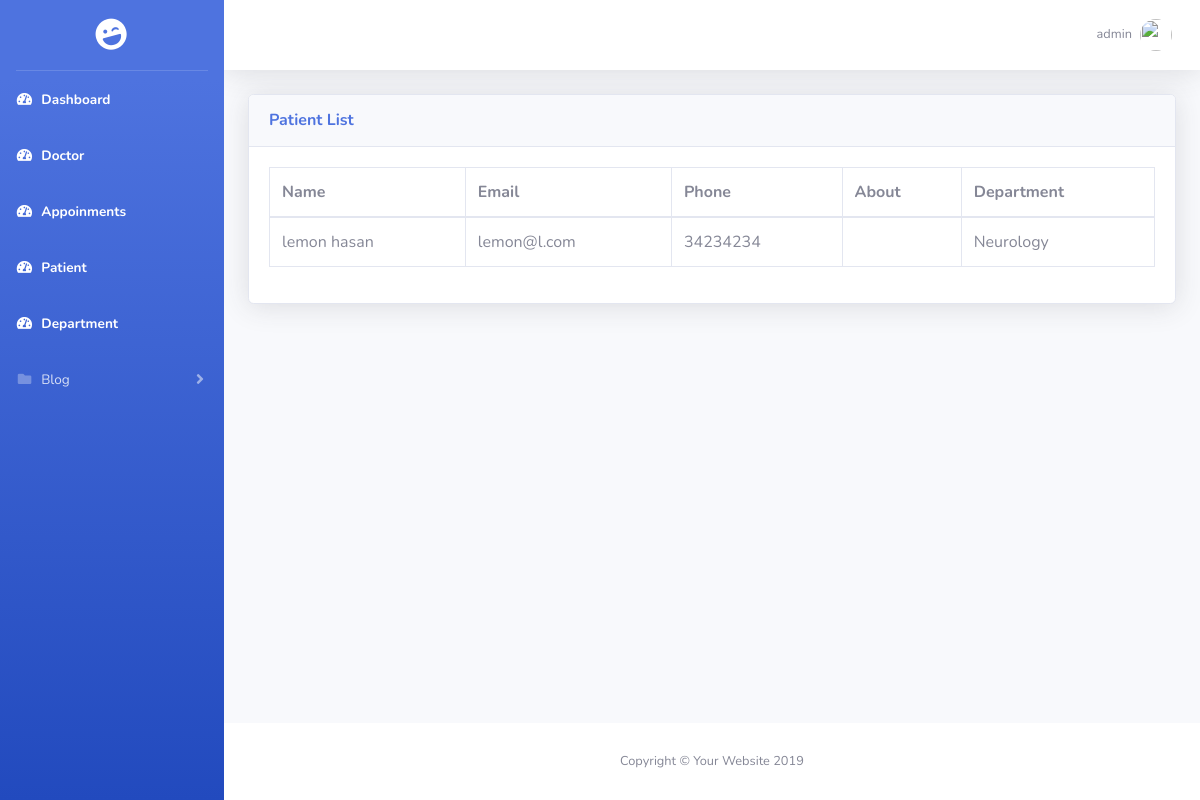
Screenshot of /dashboard/patient.php (signed in) with the database file from the repository.
### tables this page shows
CREATE TABLE `users` (
  `id` int(10) NOT NULL,
  `fname` varchar(50) NOT NULL,
  `lname` varchar(50) NOT NULL,
  `phone` int(100) NOT NULL,
  `email` varchar(100) NOT NULL,
  `typeu` varchar(50) NOT NULL,
  `about` text,
  `status` int(10) NOT NULL DEFAULT '0',
  `depart` int(11) DEFAULT NULL,
  `upp` varchar(255) DEFAULT NULL,
  `pass` varchar(50) NOT NULL
);

CREATE TABLE `depart` (
  `id` int(11) NOT NULL,
  `name` varchar(50) NOT NULL
);

### dashboard/patient.php (the view)
<?php include "part/header.php"; ?>
<div class="container-fluid">
  <div class="card shadow mb-4">
            <div class="card-header py-3">
              <h6 class="m-0 font-weight-bold text-primary">Patient List</h6>
            </div>
            <div class="card-body">
              <div class="table-responsive">
                <table class="table table-bordered" id="dataTable" width="100%" cellspacing="0">
                  <thead>
                    <tr>
                      <th>Name</th>
                      <th>Email</th>
                      <th>Phone</th>
                      <th>About</th>
                      <th>Department</th>
                    </tr>
                  </thead>
                  <tbody>
     <?php
     $query = "SELECT * FROM users WHERE typeu='Patient'";
     $qres = mysqli_query($conn, $query);
     if($qres){
         while($res = $qres->fetch_assoc()){ ?>
                    <tr>
                      <td><?php echo $res['fname'] ." ". $res['lname'] ?></td>
                      <td><?php echo $res['email'] ?></td>
                      <td><?php echo $res['phone'] ?></td>
                      <td><?php echo $res['about'] ?></td>
                      <td>
                      <?php
                       $did = $res['depart'] ;
                       $dq = "SELECT * FROM depart WHERE id='$did'";
                      $resd = mysqli_query($conn, $dq)->fetch_assoc();
                      echo $resd['name'] ;
                      ?>
                      </td>
                    </tr>
                  <?php
         }}
                  ?>
                    </tbody>
                </table>
              </div>
            </div>
          </div>
        </div>
</div>
<?php include "part/footer.php" ?>

### rows the page displays
users: fname "lemon", lname "hasan", email "lemon@l.com", phone "34234234", depart.name "Neurology"

### other values shown
$_SESSION["admin"] "admin"
